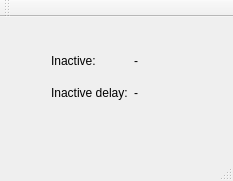
<?xml version="1.0" encoding="UTF-8"?>
<ui version="4.0">
 <class>Worktime</class>
 <widget class="QMainWindow" name="Worktime">
  <property name="geometry">
   <rect>
    <x>0</x>
    <y>0</y>
    <width>233</width>
    <height>181</height>
   </rect>
  </property>
  <property name="windowTitle">
   <string>Worktime</string>
  </property>
  <widget class="QWidget" name="centralWidget">
   <widget class="QWidget" name="gridLayoutWidget">
    <property name="geometry">
     <rect>
      <x>40</x>
      <y>20</y>
      <width>160</width>
      <height>80</height>
     </rect>
    </property>
    <layout class="QGridLayout" name="gridLayout">
     <item row="0" column="1">
      <widget class="QLabel" name="inactive">
       <property name="text">
        <string>-</string>
       </property>
      </widget>
     </item>
     <item row="0" column="0">
      <widget class="QLabel" name="label">
       <property name="text">
        <string>Inactive:</string>
       </property>
      </widget>
     </item>
     <item row="1" column="0">
      <widget class="QLabel" name="label_2">
       <property name="text">
        <string>Inactive delay:</string>
       </property>
      </widget>
     </item>
     <item row="1" column="1">
      <widget class="QLabel" name="delay">
       <property name="text">
        <string>-</string>
       </property>
      </widget>
     </item>
    </layout>
   </widget>
  </widget>
  <widget class="QMenuBar" name="menuBar">
   <property name="geometry">
    <rect>
     <x>0</x>
     <y>0</y>
     <width>233</width>
     <height>26</height>
    </rect>
   </property>
  </widget>
  <widget class="QToolBar" name="mainToolBar">
   <attribute name="toolBarArea">
    <enum>TopToolBarArea</enum>
   </attribute>
   <attribute name="toolBarBreak">
    <bool>false</bool>
   </attribute>
  </widget>
  <widget class="QStatusBar" name="statusBar"/>
 </widget>
 <layoutdefault spacing="6" margin="11"/>
 <resources/>
 <connections/>
</ui>
